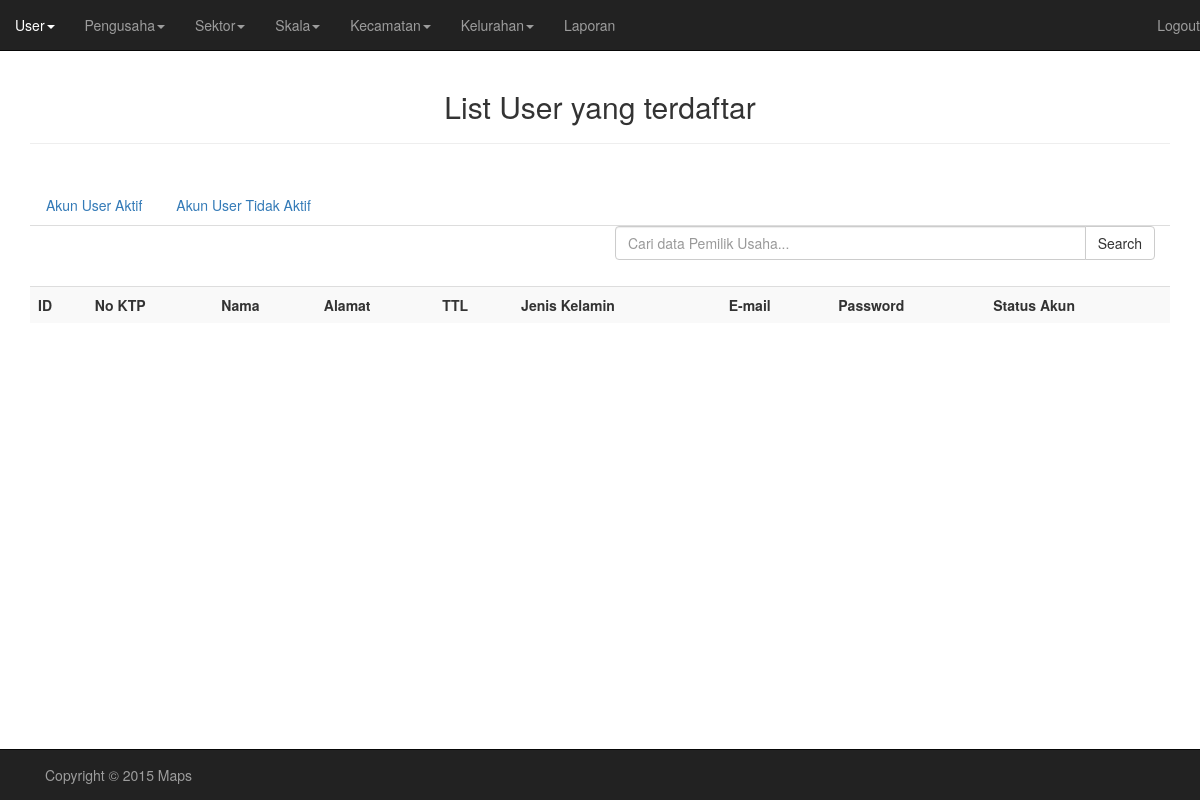
Page /Program/admin/listUser.php (signed in) on the earlier database version.
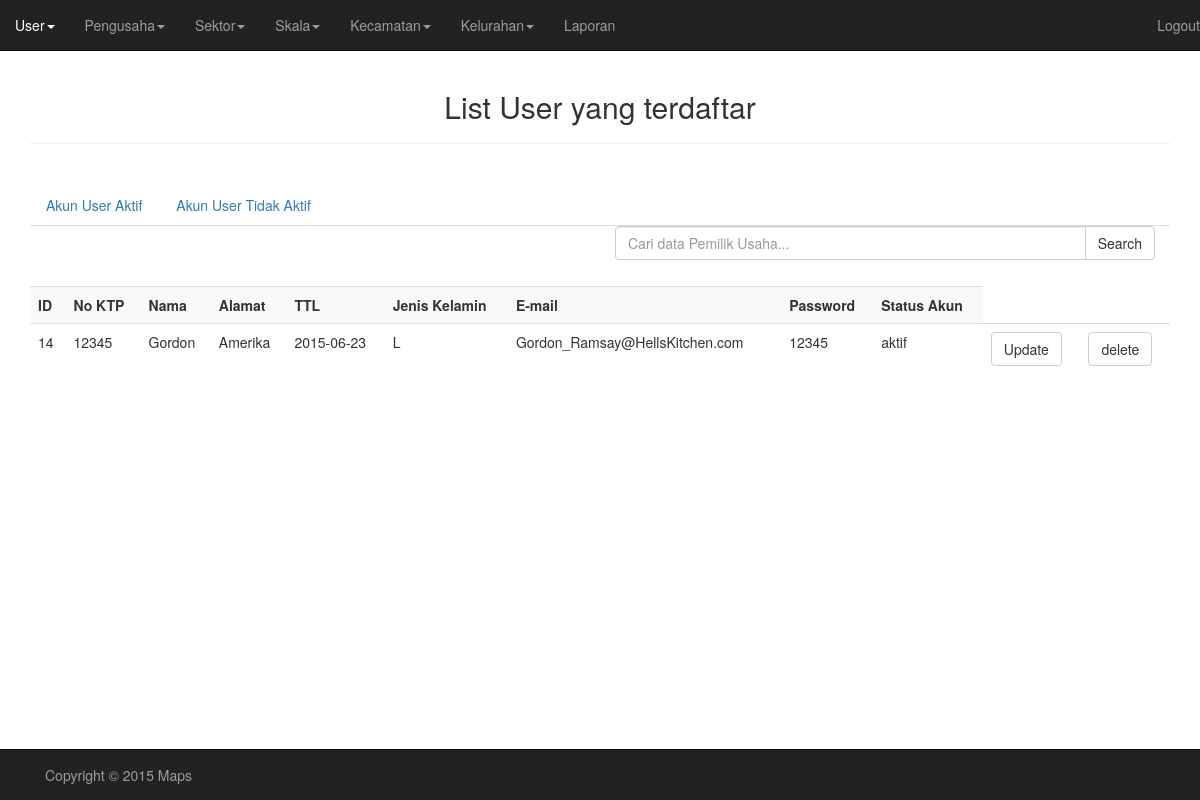
Same page on the later database version.
### tables this page shows
CREATE TABLE IF NOT EXISTS `pengusaha` (
  `id_pengusaha` int(11) NOT NULL AUTO_INCREMENT,
  `no_ktp` varchar(17) NOT NULL,
  `nama_pengusaha` varchar(20) NOT NULL,
  `alamat` varchar(40) NOT NULL,
  `ttl` date NOT NULL,
  `jenis_kelamin` varchar(10) NOT NULL,
  `file_ktp` varchar(30) NOT NULL,
  `email` varchar(30) NOT NULL,
  `password` varchar(16) NOT NULL,
  `status_akun` varchar(12) NOT NULL DEFAULT 'tidak aktif',
  PRIMARY KEY (`id_pengusaha`)
);

### Program/admin/listUser.php (the view, shortened to what this page needs)
<!doctype html>
<html>
<head>
    <link href="../css/bootstrap.css" rel="stylesheet">
    <link href="../css/custom.css" rel="stylesheet">
</head>
<body>
<div class="container">
    <?php
        nav();
    ?>
    <h2 class="text-center">List User yang terdaftar</h2><hr/><br>
    <ul class="nav nav-tabs">
                <li><a href="#dataUserAktif" data-toggle="tab"> Akun User Aktif</a></li>
                <li><a href="#dataUserNonAktif" data-toggle="tab">Akun User Tidak Aktif</a></li>
             </ul>
    <div class="tab-content">
        <?php
            $sqlUserAktif = "SELECT id_pengusaha,no_ktp,nama_pengusaha,alamat,ttl,jenis_kelamin,email,password,status_akun FROM pengusaha WHERE status_akun = 'aktif'";
            $query = mysql_query($sqlUserAktif);
        ?>
        <div class="tab-pane active" id="dataUserAktif">
            <form action = "#" method = "post">
                <div class="col-xs-6 col-sm-6 col-md-6 col-xs-offset-6 col-sm-offset-6">
                <div class="input-group">
                  <input type="text" name="cariUser" class="form-control" placeholder="Cari data Pemilik Usaha...">
                    <span class="input-group-btn">
                        <button type="submit" class="btn btn-default">Search</button>
                    </span>
                </div>
                </div>
            </form><br>
            <br><br>
            <table class="table table-striped">
                <tr>
                    <th>ID</th>
                    <th>No KTP</th>
                    <th>Nama</th>
                    <th>Alamat</th>
                    <th>TTL</th>
                    <th>Jenis Kelamin</th>
                    <th>E-mail</th>
                    <th>Password</th>
                    <th>Status Akun</th>
                </tr>
                <?php
                    while($row = mysql_fetch_array($query))
                    {
                        echo "<tr>";
                            echo '<form method = "post" action = "editHapusUser.php">';
                                echo '<td>' . $row['id_pengusaha'] . '<input type = "hidden" name = "id_pengusaha" value = "'. $row['id_pengusaha'] .'"></td>';
                                echo '<td>' . $row['no_ktp'] . '<input type = "hidden" name = "noKtp" value = "'. $row['no_ktp'] .'"></td>';
                                echo '<td>' . $row['nama_pengusaha'] . '<input type = "hidden" name = "nama" value = "'. $row['nama_pengusaha'] .'"></td>';
                                echo '<td>' . $row['alamat'] . '<input type = "hidden" name = "alamat" value = "'. $row['alamat'] .'"></td>';
                                echo '<td>' . $row['ttl'] . '<input type = "hidden" name = "ttl" value = "'. $row['ttl'] .'"></td>';
                                echo '<td>' . $row['jenis_kelamin'] . '<input type = "hidden" name = "jk" value = "'. $row['jenis_kelamin'] .'"></td>';
                                echo '<td>' . $row['email'] . '<input type = "hidden" name = "email" value = "'. $row['email'] .'"></td>';
                                echo '<td>' . $row['password'] . '<input type = "hidden" name = "password" value = "'. $row['password'] .'"></td>';
                                echo '<td>' . $row['status_akun'] . '<input type = "hidden" name = "status_akun" value = "'. $row['status_akun'] .'"></td>';
                                echo '<td><input type = "submit" name = "update" value = "Update" class="btn btn-default"></td>';
                                echo '<td><input type = "submit" name = "delete" value = "delete" class="btn btn-default"></td>';
                            echo '</form>';
                        echo "</tr>";
                     }
                ?>
            </table>
        </div>
        <div class="row">
            <div class="navbar navbar-inverse navbar-fixed-bottom ">
                <div class="container">
                    <p class="navbar-text pull-left">Copyright &copy 2015 Maps</p>
                </div>
            </div>
        </div>
    </div>
</body>
</html>

### Program/lib_func.php (shortened to what this page needs)
 <?php
    function nav(){
        if ($_SESSION['myjabatan'] == "admin"){
  ?>
            <div class="row">
                <nav class="navbar navbar-inverse navbar-fixed-top" role="navigation">
                    <div class="collapse navbar-collapse" id="collapse">
                        <ul class="nav navbar-nav">
                             <li class="dropdown "><a href="#" data-toggle="dropdown">User<span class="caret"></span></a>
                            </li>
                            <li class="dropdown"><a href="#" data-toggle="dropdown">Pengusaha<span class="caret"></span></a>
                            </li>
                            <li class="dropdown"><a href="#" data-toggle="dropdown">Sektor<span class="caret"></span></a>
                            </li>
                            <li class="dropdown"><a href="#" data-toggle="dropdown">Skala<span class="caret"></span></a>
                            </li>
                            <li class="dropdown"><a href="#" data-toggle="dropdown">Kecamatan<span class="caret"></span></a>
                            </li>
                            <li class="dropdown"><a href="#" data-toggle="dropdown">Kelurahan<span class="caret"></span></a>
                            </li>
                            <li>
                                <a href="#" data-toggle="dropdown">Laporan</a>
                            </li>
                        </ul>
                        <ul class="nav navbar-nav navbar-right">
                            <li><a href="../logout.php">Logout</a></li>
                        </ul>
                    </div>
                </nav>
            </div>
<?php
        }else if($_SESSION['myjabatan'] == "pengusaha"){
?>
            <div class="row">
                <nav class="navbar navbar-inverse navbar-fixed-top" role="navigation">
                    <div class="navbar-header">
                         <button type="button" class="navbar-toggle" data-toggle="collapse" data-target="#collapse">
                            <span class="sr-only">Toggle Navigation</span>
                             <span class="icon-bar"></span>
                             <span class="icon-bar"></span>
                             <span class="icon-bar"></span>
                        </button>
                    </div>
                    <div class="collapse navbar-collapse" id="collapse">
                        <ul class="nav navbar-nav">
                            <li>
                                <a href="tampilUsahaBandung.php">List Usaha</a>
                            </li>
                            <li>
                                <a href="insert_usaha.php">Insert Usaha</a>
                            </li>
                            <li>
                                <a href="pengusaha.php">Usaha Anda</a>
                            </li>
                            <li>
                                <a href="profil.php">Profile</a>
                            </li>
                        <ul class="nav navbar-nav navbar-right">
                            <li><a href="../logout.php">Logout</a></li>
                        </ul>
                    </div>
                </nav>
            </div>
<?php
        }
    }
?>

### Program/css/custom.css (style rules this page uses)
body { padding-top : 70px; padding-bottom : 70px; }

Differences in the rows shown:
added pengusaha: id_pengusaha "14", no_ktp "12345", nama_pengusaha "Gordon", alamat "Amerika", ttl "2015-06-23", jenis_kelamin "L", email "Gordon_Ramsay@HellsKitchen.com", password "12345", status_akun "aktif"
